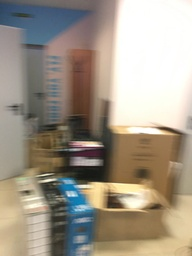
#> input picture data/toy_dataset/0_IPHONE-SE_M.JPG, 192 x 256 px, shrunk from 1536 x 2048 before the run
$ python optimizer_copy.py   (older library calls are emulated)
#> lines starting #> are read from the running program, lines starting #| are printed output that depends on the picture; after the words box and inside, x2 and y2 are one past the last pixel; in counts of white or black regions, pixels touching at a corner belong together; long printed decimals are rounded
### utils.py
import cv2
import numpy as np

def compute_gradient(source, type='x', ddepth = cv2.CV_64F):
    if(type == 'x'):
        a = cv2.Sobel(source,ddepth,dx=1,dy=0)
    if(type == 'xx'):
        a = cv2.Sobel(source,ddepth,dx=2,dy=0)
    if(type == 'y'):
        a = cv2.Sobel(source,ddepth,dx=0,dy=1)
    if(type == 'yy'):
        a = cv2.Sobel(source,ddepth,dx=0,dy=2)
    if(type == 'xy'):
        a = cv2.Sobel(source,ddepth,dx=1,dy=1)

    return a

def Phi_func(x, threshold, k = 2.7, a = 6.1e-4, b = 5):
    return np.where(np.abs(x) <= threshold, -k*np.abs(x), -b-a*x**2)

# [12 lines left out: function toeplitz_matrix, not called in this run]

### local_prior.py
import numpy as np
import scipy
from utils import compute_gradient
from scipy.stats import multivariate_normal
import cv2

def smooth_region(img, kernel_size, threshold):
    local_std = np.zeros(img.shape)
    std_kernel = np.ones((kernel_size, kernel_size))
    im = np.array(img, dtype = float)
    im2 = im**2
    ones = np.ones((im.shape[0], im.shape[1]))

    for i in range(3):
        s = scipy.signal.convolve2d(im[:,:,i], std_kernel, mode="same")
        s2 = scipy.signal.convolve2d(im2[:,:,i], std_kernel, mode="same")
        ns = scipy.signal.convolve2d(ones, std_kernel, mode="same")
        local_std[:,:,i] = np.sqrt((s2 - s**2 / ns) / ns)

    region = (local_std[:,:,0] < threshold[0]) & (local_std[:,:,1] < threshold[1]) & (local_std[:,:,2] < threshold[2])

    return region # True면 Omega에 들어가는 pixel (img.shape[1], img.shape[2])

# [13 lines left out: function prior_local, not called in this run]

### optimizer_copy.py
import numpy as np
import numpy.fft as fft
from utils import compute_gradient, Phi_func, toeplitz_matrix
import scipy.signal
from scipy.optimize import minimize
from local_prior import smooth_region
import cv2
import matplotlib.pyplot as plt


class Optimizer:
    def __init__(self, image, kernel_size, sigma=None, max_iterations=15):
        self.I = image
        self.I_flat = self.I.reshape(-1, 3).T
        self.I_grad_x = compute_gradient(image, "x")
        self.I_grad_y = compute_gradient(image, "y")
        self.I_grad_x_flat = self.I_grad_x.reshape(-1, 3).T
        self.I_grad_y_flat = self.I_grad_y.reshape(-1, 3).T
        self.I_grad_xx_flat = compute_gradient(image, "xx").reshape(-1, 3).T
        self.I_grad_xy_flat = compute_gradient(image, "xy").reshape(-1, 3).T
        self.I_grad_yy_flat = compute_gradient(image, "yy").reshape(-1, 3).T
        self.kernel_size = kernel_size

        self.height = image.shape[0] + kernel_size - 1
        self.width = image.shape[1] + kernel_size - 1
        self.F_I = fft.fft2(self.I, (self.height, self.width), axes=(0, 1))

        # initialize L, psi_X, psi_y
        self.L = image
        self.Psi_x = compute_gradient(self.L, "x")
        self.Psi_y = compute_gradient(self.L, "y")
        self.f = np.diag((1 / kernel_size) * np.full(kernel_size, 1))
        self.f_flat = self.f.flatten()

        """
        Hyperparameters
        usually 1/(ζ**2 * τ) = 50
        """
        self.delta_f = None
        self.delta_L = None
        self.delta_Psi_x = None
        self.delta_Psi_y = None

        self.zeta_0 = 1  # TODO
        # tau : 2 ~ 500
        self.tau = 100  # TODO
        self.gamma = 10  # TODO

        # 0.002 ~ 0.5 / 10 ~ 25
        # self.lambda_1 = 1/self.tau
        # self.lambda_2 = 1/(sigma**2*self.tau)

        self.lambda_1 = 0.5
        self.lambda_2 = 25

        self.k1 = 1.3
        self.k2 = 1.5

        self.weight = np.array(
            [self.omega(grad) for grad in ["0", "x", "y", "xx", "xy", "yy"]]
        )
        self.sigma_star = np.array(
            [
                fft.fft2(self.gradient_filter(grad), (self.height, self.width))
                for grad in ["0", "x", "y", "xx", "xy", "yy"]
            ]
        )
        self.delta = np.einsum(
            "i,ijk->jk",
            self.weight,
            np.einsum("ijk,ijk->ijk", self.sigma_star, np.conjugate(self.sigma_star)),
        )

        self.max_iterations = max_iterations
        self.threshold_smooth_region = np.array([5, 5, 5])
        self.threshold_Phi_func = 5

    def gradient_filter(self, type):
        if type == "0":
            filter = [[0, 0, 0], [0, 1, 0], [0, 0, 0]]

        if type == "x":
            filter = [[1 / 4, 0, -1 / 4], [2 / 4, 0, -2 / 4], [1 / 4, 0, -1 / 4]]

        if type == "y":
            filter = [[1 / 4, 2 / 4, 1 / 4], [0, 0, 0], [-1 / 4, -2 / 4, -1 / 4]]

        if type == "xy":
            filter = [[1 / 2, 0, -1 / 2], [0, 0, 0], [-1 / 2, 0, 1 / 2]]

        if type == "xx":
            filter = [
                [1 / 8, 2 / 8, 1 / 8],
                [-2 / 8, -4 / 8, -2 / 8],
                [1 / 8, 2 / 8, 1 / 8],
            ]

        if type == "yy":
            filter = [
                [1 / 8, -2 / 8, 1 / 8],
                [2 / 8, -4 / 8, 2 / 8],
                [1 / 8, -2 / 8, 1 / 8],
            ]
        return np.array(filter)

    def omega(self, input):
        if input == "0":
            q = 0
        elif input == "x" or input == "y":
            q = 1
        elif input == "xx" or input == "yy" or input == "xy":
            q = 2
        return 50 / 2**q

    def conj_fftn(self, array, axes=(0, 1)):  # conj(FFT) operator
        return np.conj(np.fft.fftn(array, (self.height, self.width), axes=axes))

    def target_equation_x(self, x, mask_3d):
        return (
            self.lambda_1 * np.abs(Phi_func(x, self.threshold_Phi_func))
            + self.lambda_2 * mask_3d * (x - self.I_grad_x) ** 2
            + self.gamma * (x - compute_gradient(self.L, "x")) ** 2
        )

    def target_equation_y(self, x, mask_3d):
        return (
            self.lambda_1 * np.abs(Phi_func(x, self.threshold_Phi_func))
            + self.lambda_2 * mask_3d * (x - self.I_grad_y) ** 2
            + self.gamma * (x - compute_gradient(self.L, "y")) ** 2
        )

    def get_argmin_Psi(self, mask_3d):
        a = 6.1e-4
        b = 5
        k = 2.7
        L_x = compute_gradient(self.L, "x")
        positive_solution_x = (
            self.lambda_2 * mask_3d * self.I_grad_x
            + self.gamma * L_x
            + (k * self.lambda_1 / 2)
        ) / (
            self.lambda_2 * mask_3d + self.gamma
        )  # - threshold < phi < 0일 때
        negative_solution_x = (
            self.lambda_2 * mask_3d * self.I_grad_x
            + self.gamma * L_x
            - (k * self.lambda_1 / 2)
        ) / (
            self.lambda_2 * mask_3d + self.gamma
        )  # 0 < phi < threshold 일 때
        quadratic_solution_x = (
            self.lambda_2 * mask_3d * self.I_grad_x + self.gamma * L_x
        ) / (
            self.lambda_2 * mask_3d + self.gamma + self.lambda_1 * a
        )  # |phi| > threshold 일 때

        positive_values = self.target_equation_x(positive_solution_x, mask_3d)
        negative_values = self.target_equation_x(negative_solution_x, mask_3d)
        quadratic_values = self.target_equation_x(quadratic_solution_x, mask_3d)

        # Find the index (0, 1, or 2) of the array that gives the minimum value at each position
        # Use the index to select the corresponding values from the three arrays
        solution_x = np.choose(
            np.argmin([positive_values, negative_values, quadratic_values], axis=0),
            [positive_solution_x, negative_solution_x, quadratic_solution_x],
        )
        new_Psi_x=solution_x
        # new_Psi_x = np.min(solution_x, self.Psi_x)
        # print(solution_x.size)

        L_y = compute_gradient(self.L, "y")
        positive_solution_y = (
            self.lambda_2 * mask_3d * self.I_grad_y
            + self.gamma * L_y
            + (k * self.lambda_1 / 2)
        ) / (
            self.lambda_2 * mask_3d + self.gamma
        )  # - threshold < phi < 0일 때
        negative_solution_y = (
            self.lambda_2 * mask_3d * self.I_grad_y
            + self.gamma * L_y
            - (k * self.lambda_1 / 2)
        ) / (
            self.lambda_2 * mask_3d + self.gamma
        )  # 0 < phi < threshold 일 때
        quadratic_solution_y = (
            self.lambda_2 * mask_3d * self.I_grad_y + self.gamma * L_y
        ) / (
            self.lambda_2 * mask_3d + self.gamma + self.lambda_1 * a
        )  # |phi| > threshold 일 때

        positive_values = self.target_equation_y(positive_solution_y, mask_3d)
        negative_values = self.target_equation_y(negative_solution_y, mask_3d)
        quadratic_values = self.target_equation_y(quadratic_solution_y, mask_3d)

        # Find the index (0, 1, or 2) of the array that gives the minimum value at each position
        # Use the index to select the corresponding values from the three arrays
        solution_y = np.choose(
            np.argmin([positive_values, negative_values, quadratic_values], axis=0),
            [positive_solution_y, negative_solution_y, quadratic_solution_y],
            self.Psi_y,
        )
        new_Psi_y =solution_y
        # new_Psi_y = np.min(solution_y, self.Psi_y)
        return new_Psi_x, new_Psi_y

    def update_Psi(self):
        smth_bln = smooth_region(self.L, self.kernel_size, self.threshold_smooth_region)
        mask = 1 * smth_bln
        mask_3d = np.repeat(mask[:, :, np.newaxis], 3, axis=2)
        new_Psi_x, new_Psi_y = self.get_argmin_Psi(mask_3d)
        new_Psi_x[~smth_bln] = np.array(self.Psi_x[~smth_bln])
        new_Psi_y[~smth_bln] = np.array(self.Psi_y[~smth_bln])

        # new_Psi_x[~mask_3d] = self.Psi_x[~mask_3d]
        # new_Psi_y[~mask_3d] = self.Psi_y[~mask_3d]
        # print(self.Psi_y[~mask_3d])
        # new_Psi_x = np.zeros_like(self.Psi_x)
        # new_Psi_y = np.zeros_like(self.Psi_y)

        # for i in range(self.I.shape[0]):
        #     for j in range(self.I.shape[1]):
        #         for k in range(3):
        #             fun_x = (
        #                 lambda x: self.lambda_1
        #                 * np.abs(Phi_func(x, self.threshold_Phi_func))
        #                 + self.lambda_2 * mask[i, j] * (x - self.I_grad_x[i, j, k]) ** 2
        #                 + self.gamma * (x - compute_gradient(self.L, "x")[i, j, k]) ** 2
        #             )
        #             fun_y = (
        #                 lambda x: self.lambda_1
        #                 * np.abs(Phi_func(x, self.threshold_Phi_func))
        #                 + self.lambda_2 * mask[i, j] * (x - self.I_grad_y[i, j, k]) ** 2
        #                 + self.gamma * (x - compute_gradient(self.L, "y")[i, j, k]) ** 2
        #             )
        #             objective_x = lambda x: fun_x(x)
        #             objective_y = lambda x: fun_y(x)

        #             # print(f"Ratio : {i+1}/{self.I.shape[0]}, {j+1}/{self.I.shape[1]}, {k+1}/3")

        #             new_Psi_x[i, j, k] = minimize(
        #                 objective_x, self.Psi_x[i, j, k].item(), method="BFGS"
        #             ).x[0]
        #             new_Psi_y[i, j, k] = minimize(
        #                 objective_y, self.Psi_y[i, j, k].item(), method="BFGS"
        #             ).x[0]

        self.delta_Psi_x = new_Psi_x - self.Psi_x
        self.delta_Psi_y = new_Psi_y - self.Psi_y

        self.Psi_x = new_Psi_x
        self.Psi_y = new_Psi_y

    def update_L(self):
        print("start update L")
        F_psi_x = fft.fft2(self.Psi_x, (self.height, self.width), axes=(0, 1))
        F_psi_y = fft.fft2(self.Psi_y, (self.height, self.width), axes=(0, 1))

        F_f = fft.fft2(
            self.f, (self.height, self.width), axes=(0, 1)
        )  # 3x3 -> (i+f-1)x(i+f-1)
        self.F_I  # 30x30x3(for img 28, kernel 3)
        self.delta  # 3x3

        denom = np.conjugate(F_f) * F_f * self.delta + self.gamma * (
            np.conjugate(self.sigma_star[1]) * self.sigma_star[1]
            + np.conjugate(self.sigma_star[2]) * self.sigma_star[2]
        )
        new_L = np.zeros((self.height, self.width, 3))
        for i in range(3):
            numer = np.conjugate(F_f) * self.F_I[:, :, i] * self.delta + self.gamma * (
                np.conjugate(self.sigma_star[1]) * F_psi_x[:, :, i]
                + np.conjugate(self.sigma_star[2]) * F_psi_y[:, :, i]
            )

            new_L[:, :, i] = np.abs(fft.ifft2(
                numer / denom, (self.height, self.width), axes=(0, 1)
            ))
        # image cropping
        st = (self.kernel_size - 1) // 2 - 1
        ed = self.I.shape[0]
        ed_ = self.I.shape[1]  # if image is not square
        new_L = new_L[st : ed + st, st : ed_ + st, :]
        self.delta_L = new_L - self.L
        self.L = new_L
        print("delta_L:", self.delta_L.shape)
        print("self.L:", self.L.shape)

        # Delta = np.sum([self.omega(grad) for grad in gradients]*self.conj_fft(gradient_filters)*fft#(gradient_filters))     # q=1 for x y, q=2 for xx xy yy

        """여기 고쳐야함 fft dimension
        Delta = np.sum([self.omega(grad)*self.conj_fftn(self.gradient_filter(grad),axes=(0, 1))*fft.fftn(self.gradient_filter(grad),axes=(0, 1)) for grad in gradients]) # q=1 for x y, q=2 for xx xy yy

        print(Delta)
        #np.array([self.f,self.f,self.f])
        numer = np.sum(self.conj_fftn(self.f,axes=(0, 1))*fft.fftn(self.I,axes=(0, 1))*Delta + self.gamma*self.conj_fftn(grad_x)*fft.fftn(self.Psi_x,axes=(0, 1)) + self.gamma*self.conj_fftn(grad_y,axes=(0, 1))*fft.fftn(self.Psi_y,axes=(0, 1)))
        denom = np.sum(self.conj_fftn(self.f,axes=(0, 1))*fft.fftn(self.f,axes=(0, 1))*Delta + self.gamma*self.conj_fftn(grad_x,axes=(0, 1))*fft.fftn(grad_x,axes=(0, 1)) + self.gamma*self.conj_fftn(grad_y,axes=(0, 1))*fft.fftn(grad_y,axes=(0, 1)))
        new_L = np.fft.ifftn(numer/denom,axes=(0, 1))

        self.delta_L = new_L - self.L
        self.L = new_L
        """

    # [57 lines left out: function update_f, not called in this run]

    def optimize(self):
        print("------- start optimizing image -------")
        iteration = 0
        # Inner loop to optimize L
        plt.imshow(self.L.astype(np.uint8))
        plt.savefig(f"./fig_save/fig_start.jpg")
        plt.imshow(self.f, cmap="gray")
        plt.savefig(f"./fig_save/kernel_start.jpg")
        while iteration < self.max_iterations:
            print(f"------- Iteraton {iteration} -------")
            rep = 0
            while True:
                # Update Ψ and compute L
                # norm_psi = 10000000
                # norm_L = 100000000
                print("------Updating Psi-------")
                # while(norm_psi > 1e-5):
                self.update_Psi()
                print("------Psi delta-------")
                norm_psi = np.linalg.norm(self.delta_Psi_x) + np.linalg.norm(
                    self.delta_Psi_y
                )
                print(norm_psi)

                # while(norm_L > 1e-5):
                self.update_L()
                norm_L = np.linalg.norm(self.delta_L)
                print("------L delta-------")
                print(norm_L)

                plt.imshow(self.L.astype(np.uint8))
                plt.savefig(f"./fig_save/fig{iteration}_{rep}.jpg")
                rep += 1

                if (norm_psi < 1.0e-1 and norm_L < 2.0e-1) or rep > 20:
                    break
            # Update f
            self.update_f()
            print("--f delta--")
            norm_delta = np.linalg.norm(self.delta_f)
            print(norm_delta)
            plt.imshow(self.f, cmap="gray")
            plt.savefig(f"./fig_save/kernel_{iteration}.jpg")
            if norm_delta < 1e-5:
                break

            self.gamma *= 2
            self.lambda_1 /= self.k1
            self.lambda_2 /= self.k2
            iteration += 1
        # Return L and f after optimization
        return self.L, self.f


img = cv2.imread("data/toy_dataset/0_IPHONE-SE_M.JPG")
#> img is the input picture: shape (256, 192, 3); mean B, G, R 136.3, 151, 160.7

# img = np.random.randint(0, 256, (28, 28, 3)).astype(float)

a = Optimizer(img, 7, max_iterations=10)
# a.optimize()
# update L & update psi 부분 확인


L, f = a.optimize()
#> the loop in smooth_region, `for i in range(3):` made 3 passes
#> pass 1, in smooth_region, `s2 = scipy.signal.convolve2d(im2[:,:,i], std_kernel, mode="same")`:
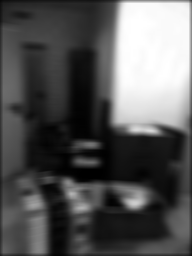
#> s2: shape (256, 192) float64; min 21777, max 3186225, mean 1105807.7; drawn with min black and max white
#> after the loop in smooth_region, `for i in range(3):`:
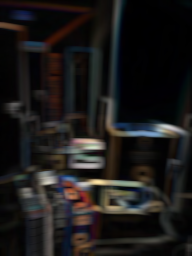
#> local_std: shape (256, 192, 3) float64; mean B, G, R 10, 10.3, 11.1; drawn with min black and max white
#> after the loop in smooth_region, `for i in range(3):`: ones: shape (256, 192) float64; every value is 1
#> in smooth_region, `region = (local_std[:,:,0] < threshold[0]) & (local_std[:,:,1] < thres..`:
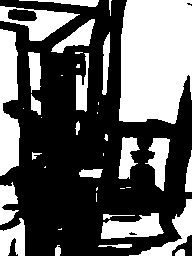
#> region: shape (256, 192) bool; 38.3% white; 39 white regions (14 under 20 px), largest, box (x1, y1, x2, y2) and area: (119, 0, 192, 124) 8090, (0, 29, 20, 176) 2283, (0, 6, 80, 41) 1160
#> in update_Psi, `self.delta_Psi_x = new_Psi_x - self.Psi_x`:
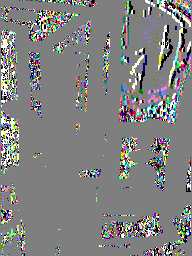
#> self.delta_Psi_x: shape (256, 192, 3) float64; mean of channels 0, 1, 2 0.000267, 0.000319, 0.000256; drawn with min black and max white
#> in update_Psi, `self.delta_Psi_y = new_Psi_y - self.Psi_y`: self.delta_Psi_y: shape (256, 192, 3) float64; every value is 0
#> in optimize, `norm_psi = np.linalg.norm(self.delta_Psi_x) + np.linalg.norm( self.del..`: norm_psi = 2.98
#| 2.984
#> after the loop in update_L, `for i in range(3):`:
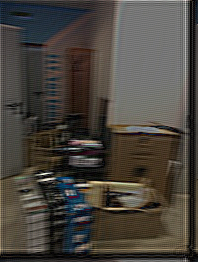
#> new_L: shape (262, 198, 3) float64; mean of channels 0, 1, 2 133.6, 147.2, 157; drawn with min black and max white
#> in update_L, `self.delta_L = new_L - self.L`:
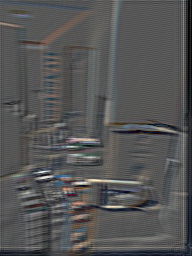
#> self.delta_L: shape (256, 192, 3) float64; mean of channels 0, 1, 2 -2.7, -3.4, -3.2; drawn with min black and max white
#| delta_L: (256, 192, 3)
#| self.L: (256, 192, 3)
#> in optimize, `norm_L = np.linalg.norm(self.delta_L)`: norm_L = 23821.3
#| 23821.320
print(L)
deblurred_image = L.astype(np.uint8)
# plt.imshow(deblurred_image)
# plt.show()
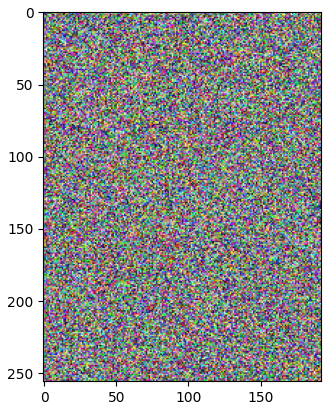
#> figure drawn by matplotlib, 1 panel; B, G, R data is drawn as R, G, B

$ run again, with data/toy_dataset/51_IPHONE-SE_M.jpg copied over data/toy_dataset/0_IPHONE-SE_M.JPG
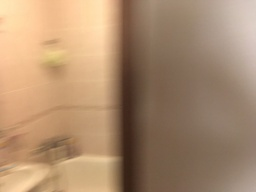
#> input picture data/toy_dataset/51_IPHONE-SE_M.jpg, 256 x 192 px, shrunk from 2048 x 1536 before the run
#> img is the input picture: shape (192, 256, 3); mean B, G, R 110.7, 140.4, 171.9
#> in smooth_region, `region = (local_std[:,:,0] < threshold[0]) & (local_std[:,:,1] < thres..`:
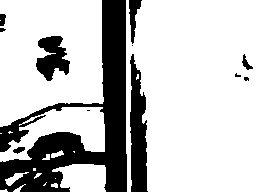
#> region: shape (192, 256) bool; 76% white; 12 black regions (5 under 20 px), largest, box (x1, y1, x2, y2) and area: (0, 0, 127, 192) 8591, (130, 54, 148, 192) 1763, (36, 36, 70, 81) 933
#> self.delta_Psi_y: shape (192, 256, 3) float64; every value is 0
#> norm_psi = 4.54
#| 4.537
#| delta_L: (192, 256, 3)
#| self.L: (192, 256, 3)
#> norm_L = 12251.8
#| 12251.779
#> `# plt.show()`:
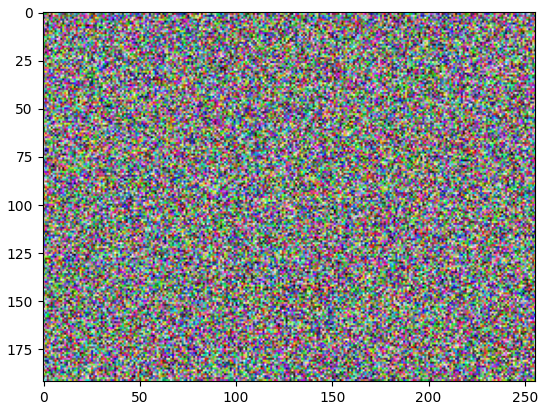
#> figure drawn by matplotlib, 1 panel; B, G, R data is drawn as R, G, B

$ run again, with data/toy_dataset/57_IPHONE-SE_M.jpg copied over data/toy_dataset/0_IPHONE-SE_M.JPG
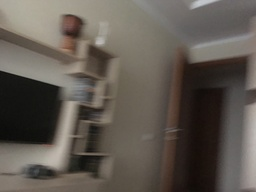
#> input picture data/toy_dataset/57_IPHONE-SE_M.jpg, 256 x 192 px, shrunk from 2048 x 1536 before the run
#> img is the input picture: shape (192, 256, 3); mean B, G, R 81.7, 89.4, 96.4
#> region: shape (192, 256) bool; 57.6% white; 17 black regions (4 under 20 px), largest, box (x1, y1, x2, y2) and area: (0, 7, 121, 185) 12619, (162, 14, 256, 192) 4210, (199, 84, 237, 192) 1641
#> self.delta_Psi_y: shape (192, 256, 3) float64; every value is 0
#> norm_psi = 4.14
#| 4.143
#| delta_L: (192, 256, 3)
#| self.L: (192, 256, 3)
#> norm_L = 13785.9
#| 13785.856
#> `# plt.show()`:
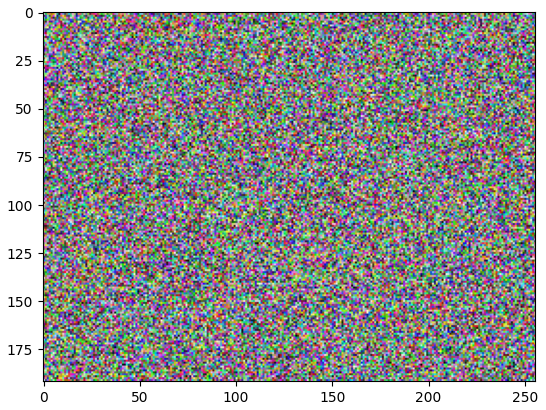
#> figure drawn by matplotlib, 1 panel; B, G, R data is drawn as R, G, B
